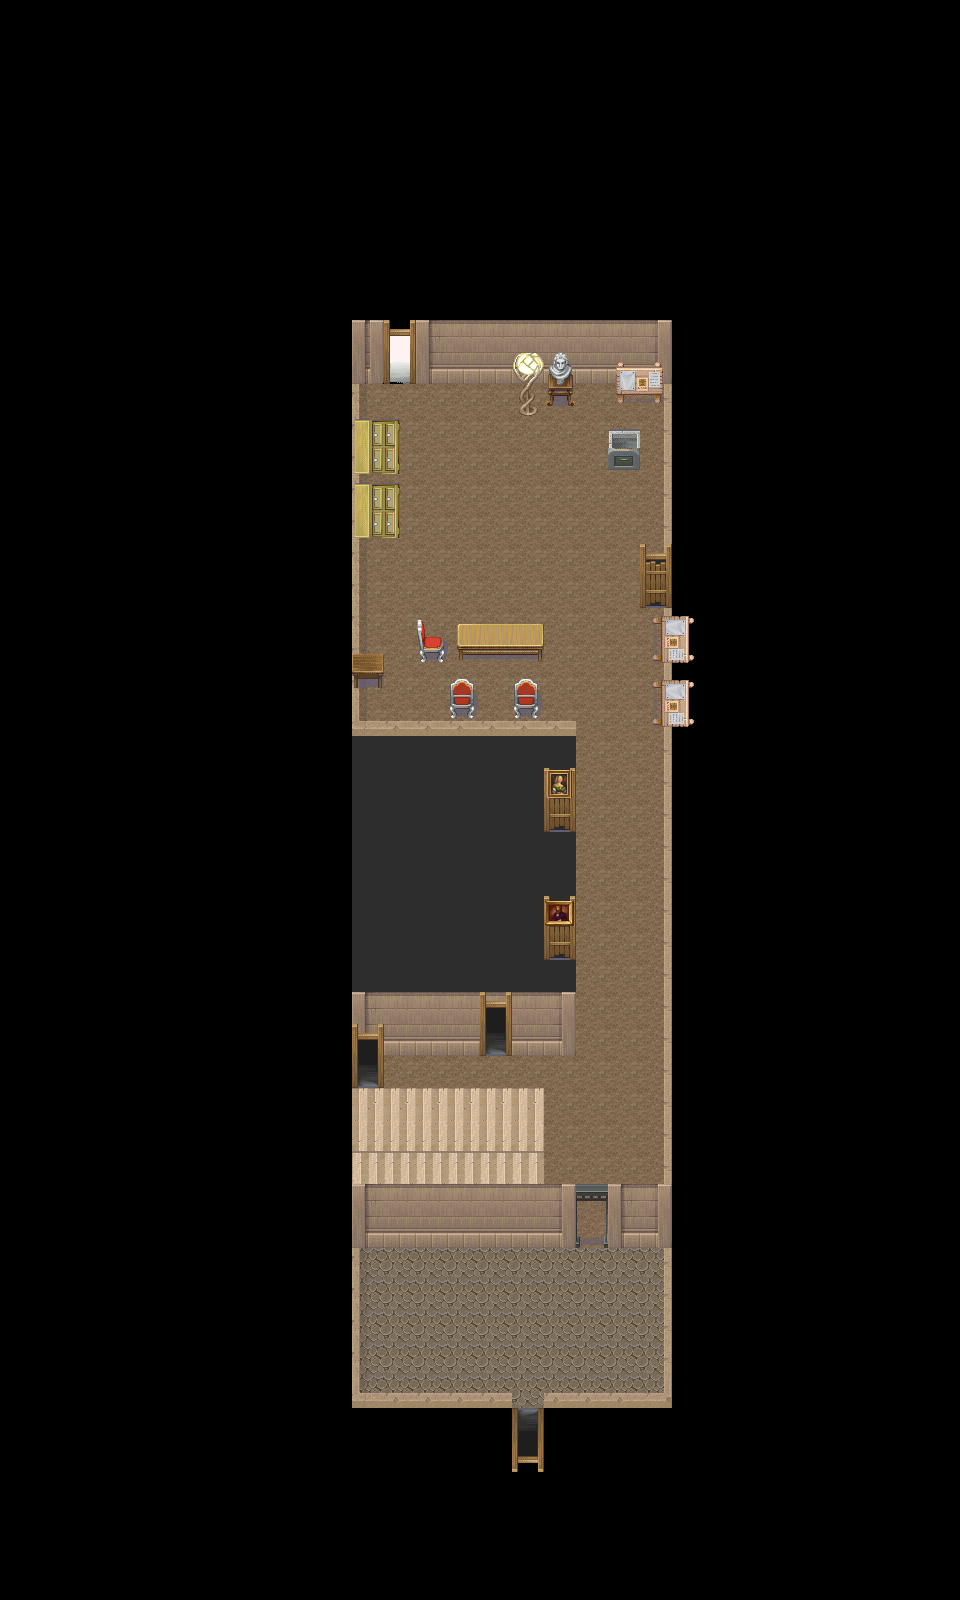

This is a level from a 2D game, rendered from its Tiled map with the project's own tilesets. A one-line summary and the map file follow, with tile-layer data summarised:
An orthogonal 30x50 tile map with 32x32 px tiles, 4 tile layers (Bg, Obj, Obj2, Obj3).

<map version="1.4" tiledversion="1.4.1" orientation="orthogonal" renderorder="right-down" width="30" height="50" tilewidth="32" tileheight="32" infinite="0" nextlayerid="6" nextobjectid="6">
 <tileset firstgid="1" source="TileSet/RPG.tsx" />
 <layer id="1" name="Bg" width="30" height="50">
  <data>[1500 cells, 309 non-empty, 16 distinct tile ids]</data>
 </layer>
 <layer id="2" name="Obj" width="30" height="50">
  <data>[1500 cells, 79 non-empty, 41 distinct tile ids]</data>
 </layer>
 <layer id="3" name="Obj2" width="30" height="50">
  <data>[1500 cells, 38 non-empty, 16 distinct tile ids]</data>
 </layer>
 <layer id="4" name="Obj3" width="30" height="50">
  <data>[1500 cells, 4 non-empty, 2 distinct tile ids]</data>
 </layer>
</map>
